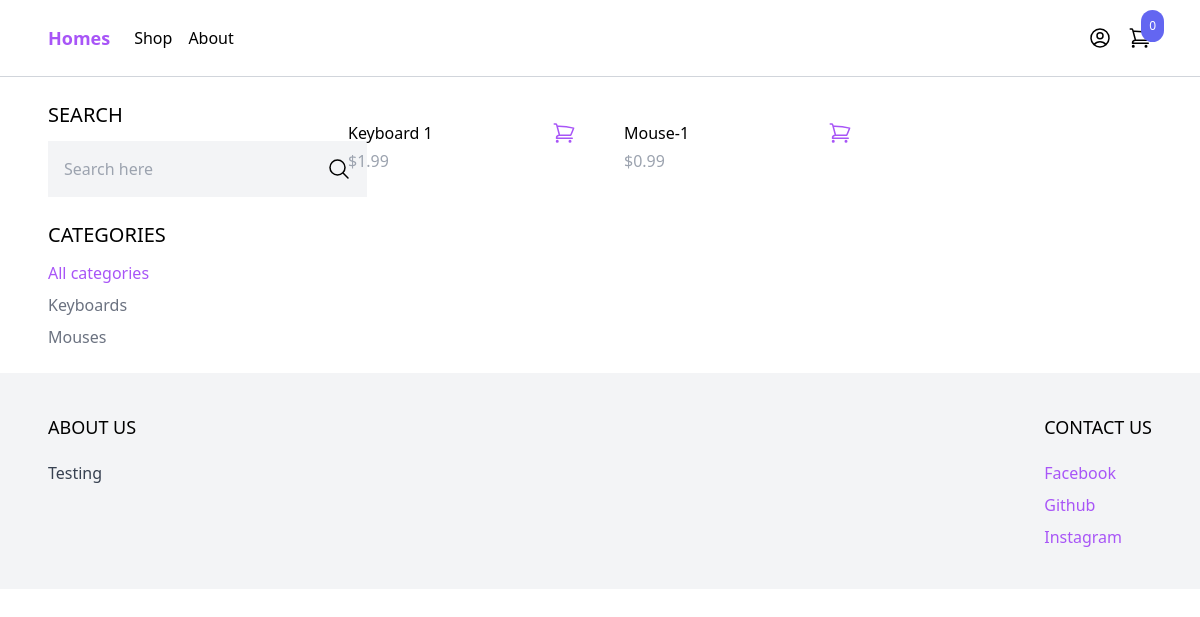
The app's page /shop/ with its own data.
### product/models.py (models this page shows, shortened)
class Category (models.Model):
    name = models.CharField(max_length=50)
    slug = models.SlugField()
    class Meta:
        ordering = ('name',)

class Product(models.Model):
    category = models.ForeignKey(Category, related_name='products', on_delete=models.CASCADE)
    name = models.CharField(max_length=255)
    slug = models.SlugField()
    description = models.TextField(blank=True, null=True)
    price = models.IntegerField()
    created_at = models.DateTimeField(auto_now_add=True)
    image = models.ImageField(upload_to="uploads/", blank=True, null=True)
    thumbnail = models.ImageField(upload_to="uploads/", blank=True, null=True)
    class Meta:
        ordering = ('-created_at',)
    def get_display_price(self):
        return self.price / 100

### ecommerceapp/views.py (the view)
# urls.py: path("shop/", shop, name="shop"),
def shop(request):
    categories = Category.objects.all()
    products = Product.objects.all()
    active_category = request.GET.get('category', '')
    if active_category:
        products = products.filter(category__slug=active_category)
    query = request.GET.get('query', '')
    if query:
        products = products.filter( Q(name__icontains=query) | Q(description__icontains=query) )
    context = {
        'categories': categories,
        'products': products,
        'active_category': active_category
    }
    return render(request, 'shop.html', context)

### Cart/cart.py (called while the page is built)
    def __len__(self):
        return sum(item['quantity'] for item in self.cart.values())

### Cart/context_processors.py (called while the page is built)
def cart(request):
    return {'cart': Cart(request)}

### ecommerceapp/templates/shop.html
{% extends 'base.html'%}
{% block content %}
<div class="max-w-6xl mx-auto flex flex-wrap items-start py-6 px-6 xl:px-0">
    <div class="filters w-full lg:w-1/4">
        <h3 class="mb-3 text-xl uppercase">Search</h3>
        <form method="get" action=".">
            <div class="flex">
                <input type="text" name="query" class="p-4 bg-gray-100 border-0" placeholder="Search here">
                <button class="p-4 bg-gray-100 border-0">
                    <svg xmlns="http://www.w3.org/2000/svg" fill="none" viewBox="0 0 24 24" stroke-width="1.5" stroke="currentColor" class="w-6 h-6">
                        <path stroke-linecap="round" stroke-linejoin="round" d="m21 21-5.197-5.197m0 0A7.5 7.5 0 1 0 5.196 5.196a7.5 7.5 0 0 0 10.607 10.607Z" />
                     </svg>
                </button>
            </div>
        </form>
        <h3 class="mt-6 mb-3 text-xl uppercase">Categories</h3>
        <ul class="space-y-2">
            <li><a href="{% url 'shop' %}" class="{% if not active_category %}text-purple-500{% else %}text-gray-500{% endif %}">All categories</a></li>
            {% for category in categories %}
                <li><a href="{% url 'shop' %}?category={{ category.slug }}" class="{% if category.slug == active_category %}text-purple-500{% else %}text-gray-500{% endif %}">{{ category.name }}</a></li>
            {% endfor %}
        </ul>
    </div>
    <div class="products w-full lg:w-3/4 -mt-4 flex items-center flex-wrap">
        {% for product in products %}
            {% include "partials/product_item_list.html" %}
        {% endfor %}
    </div>
</div>
{% endblock %}

### product/templates/partials/product_item_list.html (shortened to what this page needs)
<div class="w-full md:w-1/3 xl:w-1/4 p-6">
    <div class="pt-3 flex items-center justify-between">
        <a href="{% url 'product' product.slug %}">{{product.name}}</a>
        <a href="{% url 'product' product.slug %}" class="text-purple-500 hover:text-purple-800">
        </a>
    </div>
    <p class="pt-1 text-gray-400">${{product.get_display_price}}</p>
</div>

### records on screen
Category: name "Keyboards"
Category: name "Mouses"
Product: name "Keyboard 1", get_display_price "1.99"
Product: name "Mouse-1", get_display_price "0.99"

### other values on screen
{{ cart|length }} "0"
